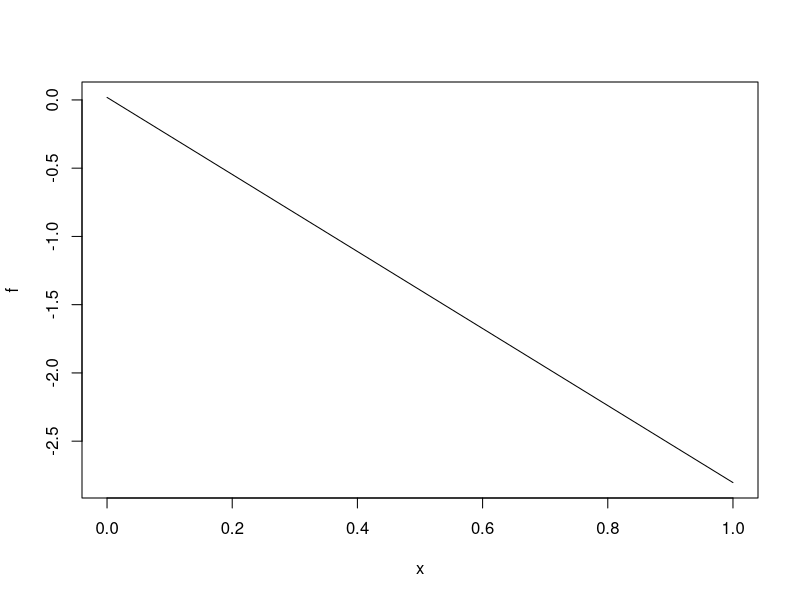

Here is the R script that generated this plot:
# input : N x m
# output : N x n
# weight : m x n
# answer : N x n

weights_init <- function(m, n) {
    w <- runif(m, -1, 1)
    if(n==1) {
        return(w) # 1 * m matrix
    } else {
        for (i in 2:n) {
            w <- cbind(w, runif(m, -1, 1))
        }
        return(w)
    }
}

# Only Binary Activation
activation <- function(s) {
    ans <- if(s > 0) 1 else 0
    return(ans)
}

output <- function(weights, input) {
    s <- input %*% weights
    g <- Vectorize(activation)
    y <- g(s)
    return(y)
}

update <- function(weights, input, answer, eta = 0.25) {
    y <- output(weights, input)
    w <- weights - eta * (t(x) %*% (y - answer))
    return(w)
}

train <- function(weights, input, answer, eta = 0.25, times) {
    w <- weights
    for (i in 1:(times - 1)) {
       w <- update(w, input, answer, eta = 0.25)
       print(w)
    }
    return(output(w, input))
}

# ==============================================================================
# Example - OR
# ==============================================================================
w <- weights_init(3,1)

x <- matrix(0, 4, 3)
x[,1] = -1
x[,2] = c(0,1,0,1)
x[,3] = c(0,0,1,1)

t <- c(0,1,1,1)

y <- train(w, x, t, 0.25, 10)

print(y)


# Sample Plot
f <- function(x) {
    w0 <- 0.003228144
    w1 <- 0.493372795
    w2 <- 0.174829558
    return(- w1 / w2 * x + w0 / w2)
}

plot(f)